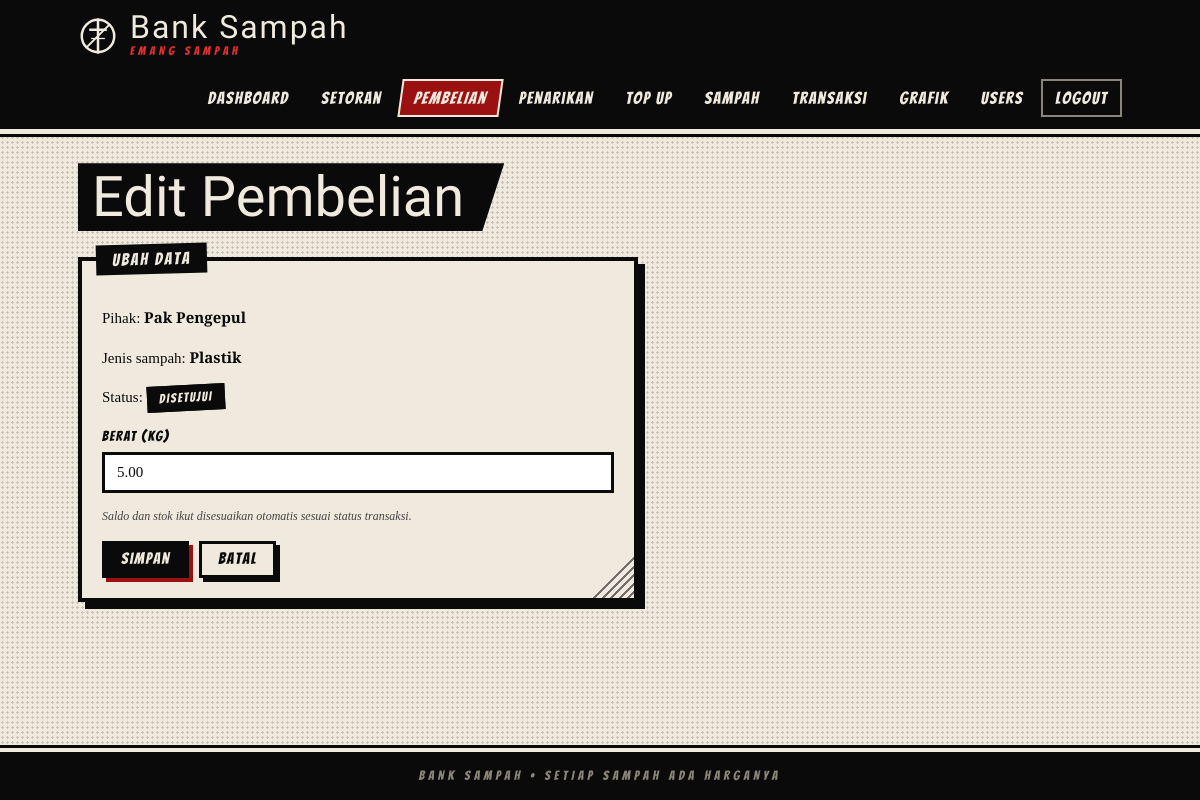
Screenshot of /admin/pembelian_edit.php?id=2 (signed in) with the database file from the repository.
### tables this page shows
CREATE TABLE `pembelian` (
  `id_beli` int(11) NOT NULL,
  `id_pengepul` int(11) NOT NULL,
  `id_sampah` int(11) NOT NULL,
  `berat_kg` decimal(8,2) NOT NULL,
  `total_rp` decimal(12,2) NOT NULL,
  `status` enum('pending','disetujui','ditolak') DEFAULT 'pending',
  `tanggal` datetime DEFAULT current_timestamp(),
  `tanggal_proses` datetime DEFAULT NULL
);

CREATE TABLE `users` (
  `id_user` int(11) NOT NULL,
  `nama` varchar(100) NOT NULL,
  `username` varchar(50) NOT NULL,
  `password` varchar(255) NOT NULL,
  `role` enum('admin','nasabah','pengepul') NOT NULL,
  `tipe_nasabah` enum('guru','murid') DEFAULT NULL,
  `saldo` decimal(12,2) DEFAULT 0.00
);

CREATE TABLE `sampah` (
  `id_sampah` int(11) NOT NULL,
  `jenis` varchar(100) NOT NULL,
  `harga_setor_per_kg` decimal(10,2) NOT NULL,
  `harga_jual_per_kg` decimal(10,2) NOT NULL,
  `stok_kg` decimal(10,2) DEFAULT 0.00
);

### admin/pembelian_edit.php (called while the page is built, shortened)
<?php
require_once "../config/transaksi.php";
halaman_edit_transaksi('pembelian');

### config/transaksi.php (the view, shortened to what this page needs)
<?php
require_once __DIR__ . "/layout.php";
function trx_meta($jenis) {
    static $semua = [
        'setoran' => [
            'tabel' => 'setoran', 'kunci' => 'id_setoran', 'halaman' => 'setoran',
            'label' => 'Setoran', 'kolom' => 'berat_kg', 'judul_input' => 'Berat (kg)',
            'detail' => "SELECT x.*, u.nama AS pihak, sm.jenis AS nama_sampah
                         FROM setoran x
                         JOIN users u   ON x.id_user = u.id_user
                         JOIN sampah sm ON x.id_sampah = sm.id_sampah
                         WHERE x.id_setoran = ?",
            'pesan' => [
                'disetujui' => "Setoran disetujui. Saldo nasabah dan stok bertambah, saldo admin berkurang %s.",
                'ditolak'   => "Setoran ditolak.",
            ],
        ],
        'pembelian' => [
            'tabel' => 'pembelian', 'kunci' => 'id_beli', 'halaman' => 'pembelian',
            'label' => 'Pembelian', 'kolom' => 'berat_kg', 'judul_input' => 'Berat (kg)',
            'detail' => "SELECT x.*, u.nama AS pihak, sm.jenis AS nama_sampah
                         FROM pembelian x
                         JOIN users u   ON x.id_pengepul = u.id_user
                         JOIN sampah sm ON x.id_sampah = sm.id_sampah
                         WHERE x.id_beli = ?",
            'pesan' => [
                'disetujui' => "Pembelian disetujui. Stok berkurang dan saldo admin bertambah %s.",
                'ditolak'   => "Pembelian ditolak. Saldo pengepul dikembalikan %s.",
            ],
        ],
        'penarikan' => [
            'tabel' => 'penarikan', 'kunci' => 'id_tarik', 'halaman' => 'tarik',
            'label' => 'Penarikan', 'kolom' => 'jumlah', 'judul_input' => 'Jumlah (Rp)',
            'detail' => "SELECT x.*, u.nama AS pihak
                         FROM penarikan x
                         JOIN users u ON x.id_user = u.id_user
                         WHERE x.id_tarik = ?",
            'pesan' => [
                'disetujui' => "Penarikan disetujui. Saldo nasabah dipotong %s.",
                'ditolak'   => "Penarikan ditolak.",
            ],
        ],
    ];
    return $semua[$jenis];
}
function jalankan($koneksi, $sql, $tipe = "", array $nilai = []) {
    $stmt = mysqli_prepare($koneksi, $sql);
    if ($nilai) mysqli_stmt_bind_param($stmt, $tipe, ...$nilai);
    mysqli_stmt_execute($stmt);
    return $stmt;
}
function satu_baris($stmt) {
    return mysqli_fetch_assoc(mysqli_stmt_get_result($stmt)) ?: null;
}
function halaman_edit_transaksi($jenis) {
    global $koneksi;
    $m      = trx_meta($jenis);
    $id     = (int)($_GET['id'] ?? $_POST['id'] ?? 0);
    $detail = satu_baris(jalankan($koneksi, $m['detail'], "i", [$id]));
    layout_awal('Edit ' . $m['label']);
    ?>
<section class="panel lebar-form">
    <h3>Ubah Data</h3>
    <form method="POST">
        <p>Pihak: <b><?= h($detail['pihak']) ?></b></p>
        <?php if (isset($detail['nama_sampah'])) { ?>
        <p>Jenis sampah: <b><?= h($detail['nama_sampah']) ?></b></p>
        <?php } ?>
        <p>Status: <?= badge($detail['status']) ?></p>
        <label for="nilai"><?= h($m['judul_input']) ?></label>
        <input type="number" id="nilai" name="nilai" step="0.01" min="0.01"
               value="<?= h($detail[$m['kolom']]) ?>" required>
        <p class="catatan">Saldo dan stok ikut disesuaikan otomatis sesuai status transaksi.</p>
        <div class="aksi" style="margin-top:16px">
            <button type="submit">Simpan</button>
            <a class="btn terang" href="<?= h($m['halaman']) ?>.php">Batal</a>
        </div>
    </form>
</section>
<?php
    layout_akhir();
}

### config/layout.php (shortened to what this page needs)
<?php
function h($s)   { return htmlspecialchars((string)($s ?? ''), ENT_QUOTES, 'UTF-8'); }
function badge($s) {
    $s = in_array($s, ['pending', 'disetujui', 'ditolak'], true) ? $s : 'pending';
    return '<span class="badge ' . $s . '">' . $s . '</span>';
}
function menu_role($role) {
    $m = [
        'admin' => [
            ['Dashboard', 'admin/dashboard.php'], ['Setoran', 'admin/setoran.php'],
            ['Pembelian', 'admin/pembelian.php'], ['Penarikan', 'admin/tarik.php'],
            ['Top Up', 'admin/topup_pengepul.php'],
            ['Sampah', 'admin/sampah.php'], ['Transaksi', 'admin/transaksi.php'],
            ['Grafik', 'admin/grafik.php'], ['Users', 'admin/users.php'],
        ],
        'nasabah' => [
            ['Dashboard', 'nasabah/dashboard.php'], ['Setor', 'nasabah/setor.php'],
            ['Tarik', 'nasabah/tarik.php'], ['Riwayat', 'nasabah/riwayat.php'],
        ],
        'pengepul' => [
            ['Dashboard', 'pengepul/dashboard.php'], ['Beli', 'pengepul/beli.php'],
            ['Riwayat', 'pengepul/riwayat.php'],
        ],
    ];
    return $m[$role] ?? [];
}
function sigil($kelas = '') {
    return '<svg class="' . $kelas . '" viewBox="0 0 64 64" fill="none" stroke="currentColor" stroke-width="4" stroke-linecap="square">'
         . '<circle cx="32" cy="32" r="26"/><path d="M32 6V58"/><path d="M20 22H44"/>'
         . '<path d="M14 50L50 14" stroke-width="3"/><path d="M22 36H42" stroke-width="2"/></svg>';
}
function layout_awal($judul, $login = false) {
    $user = $_SESSION['user'] ?? null;
    ?>
<!DOCTYPE html>
<html lang="id">
<head>
<link rel="stylesheet" href="<?= BASE_URL ?>/assets/style.css">
</head>
<body class="<?= $login ? 'login' : '' ?>">
<header class="topbar">
    <div class="topbar-in">
        <a class="brand" href="<?= BASE_URL ?>/<?= h($user['role'] ?? 'login') ?>/dashboard.php">
            <?= sigil() ?>
            <span><b>Bank Sampah</b><small>EMANG SAMPAH</small></span>
        </a>
        <?php if ($user) { ?>
        <nav class="nav">
            <?php
            $cur = $_SERVER['SCRIPT_NAME'];
            foreach (menu_role($user['role']) as [$nama, $path]) {
                $aktif = dirname($cur) === dirname(BASE_URL . '/' . $path)
                      && explode('_', basename($cur, '.php'))[0] === explode('_', basename($path, '.php'))[0];
                echo '<a href="' . BASE_URL . '/' . $path . '"' . ($aktif ? ' class="aktif"' : '') . '>' . $nama . '</a>';
            }
            ?>
            <a class="keluar" href="<?= BASE_URL ?>/logout.php">Logout</a>
        </nav>
        <?php } ?>
    </div>
</header>
<main class="wrap">
<h2 class="judul"><?= h($judul) ?></h2>
<?php
}
function layout_akhir($login = false) {
    ?>
</main>
<footer class="foot">BANK SAMPAH &bull; SETIAP SAMPAH ADA HARGANYA</footer>
</body>
</html>
<?php
}

### assets/style.css (style rules this page uses)
:root { --ink:#0a0a0a; --paper:#efeadd; --paper-2:#dcd5c4; --grey:#8a8578; --blood:#9b1111; --blood-dark:#4d0707; --blood-lt:#e03030; --f-judul:'Pirata One','UnifrakturCook',Georgia,serif; --f-sfx:'Bangers',Impact,'Arial Narrow',sans-serif; --f-teks:'Libre Baskerville',Georgia,'Times New Roman',serif; }
* { box-sizing:border-box }
html { background:var(--ink) }
body { margin:0; min-height:100vh; font-family:var(--f-teks); font-size:15px; line-height:1.55; color:var(--ink); background-color:var(--paper); background-image:radial-gradient(rgba(0,0,0,.16) 1px,transparent 1.3px); background-size:5px 5px; display:flex; flex-direction:column; }
a { color:var(--ink) }
.topbar { background:var(--ink);color:var(--paper);box-shadow:0 5px 0 var(--paper),0 8px 0 var(--ink) }
.topbar-in { max-width:1080px;margin:0 auto;padding:12px 18px;display:flex;align-items:center;gap:18px;flex-wrap:wrap }
.brand { display:flex;align-items:center;gap:12px;color:var(--paper);text-decoration:none }
.brand svg { width:40px;height:40px;flex:none }
.brand b { display:block;font-family:var(--f-judul);font-weight:400;font-size:32px;letter-spacing:2px;line-height:.95 }
.brand small { display:block;font-family:var(--f-sfx);font-size:12px;letter-spacing:4px;color:var(--blood-lt) }
.nav { display:flex;flex-wrap:wrap;gap:4px;margin-left:auto }
.nav a { font-family:var(--f-sfx);font-size:17px;letter-spacing:1.5px;color:var(--paper);text-decoration:none; padding:4px 12px;border:2px solid transparent }
.nav a.aktif { background:var(--blood);border-color:var(--paper);transform:skewX(-8deg) }
.nav a.keluar { border-color:var(--grey) }
.wrap { width:100%;max-width:1080px;margin:0 auto;padding:34px 18px 60px;flex:1 }
.judul { font-family:var(--f-judul);font-weight:400;font-size:clamp(34px,6vw,56px);line-height:1; display:inline-block;margin:0 0 26px;padding:6px 40px 6px 14px;background:var(--ink);color:var(--paper); clip-path:polygon(0 0,100% 0,calc(100% - 22px) 100%,0 100%); }
.panel { position:relative;isolation:isolate;background:var(--paper);border:4px solid var(--ink); box-shadow:7px 7px 0 var(--ink);padding:30px 20px 20px;margin:0 0 38px; }
.panel::after { content:"";position:absolute;right:0;bottom:0;width:46px;height:46px;z-index:-1;opacity:.55; background:repeating-linear-gradient(135deg,var(--ink) 0 2px,transparent 2px 6px); clip-path:polygon(100% 0,100% 100%,0 100%) }
.panel>h3:first-child { position:absolute;top:-17px;left:14px;margin:0;background:var(--ink);color:var(--paper); font-family:var(--f-sfx);font-weight:400;font-size:17px;letter-spacing:2px;padding:2px 16px;transform:rotate(-1.5deg); }
.lebar-form { max-width:560px }
.badge { display:inline-block;font-family:var(--f-sfx);letter-spacing:1.5px;text-transform:uppercase;font-size:13px; padding:1px 10px;border:2px solid var(--ink);transform:rotate(-3deg);background:#fff }
.badge.disetujui { background:var(--ink);color:var(--paper) }
label { display:block;font-family:var(--f-sfx);font-size:14px;letter-spacing:1.5px;text-transform:uppercase;margin-top:4px }
input,select { display:block;width:100%;max-width:100%;margin:4px 0 14px;padding:9px 12px;border:3px solid var(--ink);border-radius:0; background:#fff;color:var(--ink);font-family:var(--f-teks);font-size:15px; }
button,.btn { display:inline-block;font-family:var(--f-sfx);font-size:16px;letter-spacing:1.5px;line-height:1.3; background:var(--ink);color:var(--paper);border:3px solid var(--ink);padding:5px 16px;cursor:pointer;text-decoration:none; box-shadow:4px 4px 0 var(--blood);transition:transform .08s,box-shadow .08s; }
.terang { background:var(--paper)!important;color:var(--ink)!important;box-shadow:4px 4px 0 var(--ink)!important }
.aksi { display:flex;gap:10px;flex-wrap:wrap;align-items:center }
.catatan { font-size:12px;color:#444;font-style:italic;margin:6px 0 0 }
.foot { background:var(--ink);color:var(--grey);text-align:center;font-family:var(--f-sfx);letter-spacing:4px;font-size:13px; padding:14px;box-shadow:0 -4px 0 var(--paper),0 -7px 0 var(--ink) }

### rows the page displays
pembelian: id_pengepul.nama "Pak Pengepul", id_sampah.jenis "Plastik", status "DISETUJUI", nilai "5.00"

### other values shown
$nama "Dashboard"
$nama "Setoran"
$nama "Pembelian"
$nama "Penarikan"
$nama "Top Up"
$nama "Sampah"
$nama "Transaksi"
$nama "Grafik"
$nama "Users"
$judul "Edit Pembelian"
$m['judul_input'] "BERAT (KG)"
